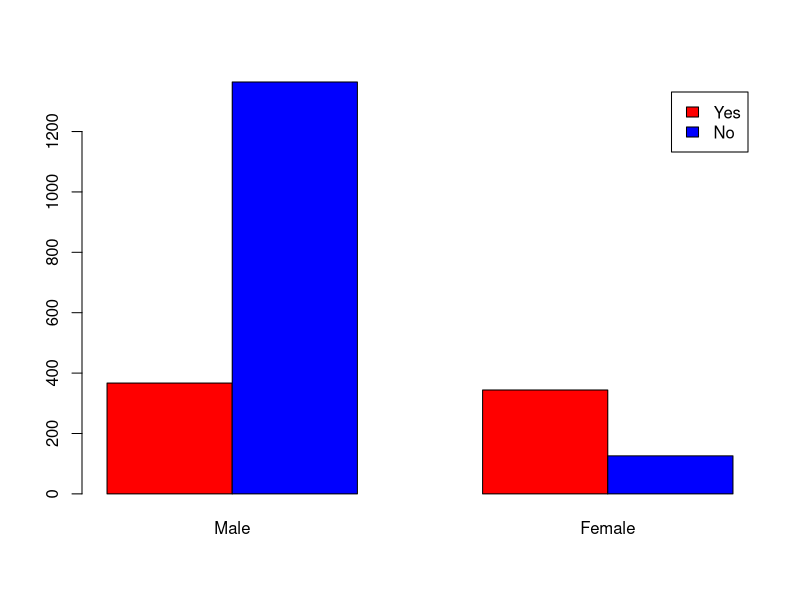

Here is the R script that generated this plot:
#!/usr/bin/env Rscript
df = data.frame(Titanic)

male_yes = sum(df[df$Sex == "Male" & df$Survived == "Yes", "Freq"])
male_no = sum(df[df$Sex == "Male" & df$Survived == "No", "Freq"])

female_yes = sum(df[df$Sex == "Female" & df$Survived == "Yes", "Freq"])
female_no = sum(df[df$Sex == "Female" & df$Survived == "No", "Freq"])

print(c(male_yes, male_no, female_yes, female_no)) # => 367, 1364, 344, 126
data = matrix(c(male_yes, male_no, female_yes, female_no), ncol=2)

# 簡易可視化
barplot(
  data,
  beside=T,
  legend.text=c("Yes", "No"),
  names.arg=c("Male", "Female"),
  col=c("red", "blue")
)
